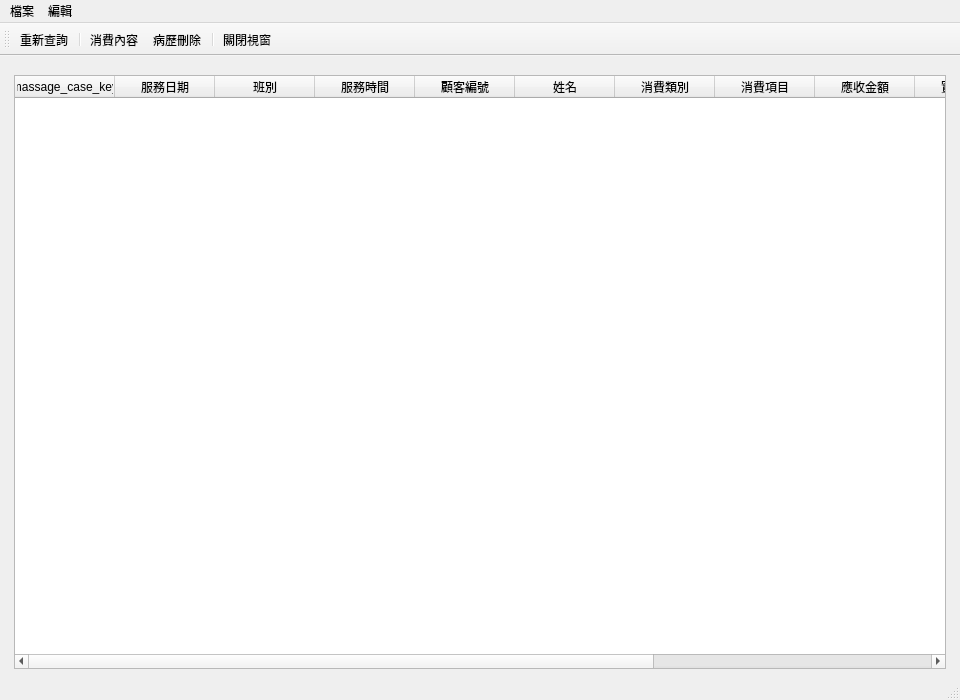
<?xml version="1.0" encoding="UTF-8"?>
<ui version="4.0">
 <class>CaseListWindow</class>
 <widget class="QMainWindow" name="CaseListWindow">
  <property name="geometry">
   <rect>
    <x>0</x>
    <y>0</y>
    <width>960</width>
    <height>700</height>
   </rect>
  </property>
  <property name="windowTitle">
   <string>病歷查詢</string>
  </property>
  <property name="toolButtonStyle">
   <enum>Qt::ToolButtonTextUnderIcon</enum>
  </property>
  <widget class="QWidget" name="centralwidget">
   <layout class="QVBoxLayout" name="verticalLayout_2">
    <item>
     <layout class="QVBoxLayout" name="verticalLayout" stretch="0">
      <property name="leftMargin">
       <number>5</number>
      </property>
      <property name="topMargin">
       <number>10</number>
      </property>
      <property name="rightMargin">
       <number>5</number>
      </property>
      <item>
       <widget class="QTableWidget" name="tableWidget_massage_case">
        <property name="editTriggers">
         <set>QAbstractItemView::NoEditTriggers</set>
        </property>
        <property name="selectionMode">
         <enum>QAbstractItemView::SingleSelection</enum>
        </property>
        <property name="selectionBehavior">
         <enum>QAbstractItemView::SelectRows</enum>
        </property>
        <column>
         <property name="text">
          <string>massage_case_key</string>
         </property>
        </column>
        <column>
         <property name="text">
          <string>服務日期</string>
         </property>
        </column>
        <column>
         <property name="text">
          <string>班別</string>
         </property>
        </column>
        <column>
         <property name="text">
          <string>服務時間</string>
         </property>
        </column>
        <column>
         <property name="text">
          <string>顧客編號</string>
         </property>
        </column>
        <column>
         <property name="text">
          <string>姓名</string>
         </property>
        </column>
        <column>
         <property name="text">
          <string>消費類別</string>
         </property>
        </column>
        <column>
         <property name="text">
          <string>消費項目</string>
         </property>
        </column>
        <column>
         <property name="text">
          <string>應收金額</string>
         </property>
        </column>
        <column>
         <property name="text">
          <string>實收金額</string>
         </property>
        </column>
        <column>
         <property name="text">
          <string>推拿師父</string>
         </property>
        </column>
        <column>
         <property name="text">
          <string>掛號人員</string>
         </property>
        </column>
        <column>
         <property name="text">
          <string>備註</string>
         </property>
        </column>
       </widget>
      </item>
     </layout>
    </item>
   </layout>
  </widget>
  <widget class="QMenuBar" name="menubar">
   <property name="geometry">
    <rect>
     <x>0</x>
     <y>0</y>
     <width>960</width>
     <height>25</height>
    </rect>
   </property>
   <widget class="QMenu" name="menu">
    <property name="title">
     <string>檔案</string>
    </property>
    <addaction name="action_open_record"/>
    <addaction name="action_delete_record"/>
    <addaction name="separator"/>
    <addaction name="action_export_excel"/>
    <addaction name="separator"/>
    <addaction name="action_close"/>
   </widget>
   <widget class="QMenu" name="menu_2">
    <property name="title">
     <string>編輯</string>
    </property>
   </widget>
   <addaction name="menu"/>
   <addaction name="menu_2"/>
  </widget>
  <widget class="QStatusBar" name="statusbar"/>
  <widget class="QToolBar" name="toolBar">
   <property name="palette">
    <palette>
     <active/>
     <inactive/>
     <disabled/>
    </palette>
   </property>
   <property name="windowTitle">
    <string>toolBar</string>
   </property>
   <property name="toolButtonStyle">
    <enum>Qt::ToolButtonTextUnderIcon</enum>
   </property>
   <attribute name="toolBarArea">
    <enum>TopToolBarArea</enum>
   </attribute>
   <attribute name="toolBarBreak">
    <bool>false</bool>
   </attribute>
   <addaction name="action_requery"/>
   <addaction name="separator"/>
   <addaction name="action_open_record"/>
   <addaction name="action_delete_record"/>
   <addaction name="separator"/>
   <addaction name="action_close"/>
  </widget>
  <action name="action_open_record">
   <property name="icon">
    <iconset>
     <normaloff>../icons/document-open.svg</normaloff>../icons/document-open.svg</iconset>
   </property>
   <property name="text">
    <string>消費內容</string>
   </property>
   <property name="toolTip">
    <string>消費內容</string>
   </property>
  </action>
  <action name="action_delete_record">
   <property name="icon">
    <iconset>
     <normaloff>../icons/user-trash.png</normaloff>../icons/user-trash.png</iconset>
   </property>
   <property name="text">
    <string>病歷刪除</string>
   </property>
  </action>
  <action name="action_requery">
   <property name="icon">
    <iconset>
     <normaloff>../icons/reload.svg</normaloff>../icons/reload.svg</iconset>
   </property>
   <property name="text">
    <string>重新查詢</string>
   </property>
   <property name="toolTip">
    <string>重新查詢病歷</string>
   </property>
  </action>
  <action name="action_close">
   <property name="icon">
    <iconset>
     <normaloff>../icons/application-exit.svg</normaloff>../icons/application-exit.svg</iconset>
   </property>
   <property name="text">
    <string>關閉視窗</string>
   </property>
  </action>
  <action name="action_export_excel">
   <property name="icon">
    <iconset>
     <normaloff>../icons/extract-archive.svg</normaloff>../icons/extract-archive.svg</iconset>
   </property>
   <property name="text">
    <string>匯出日報表 Excel</string>
   </property>
  </action>
 </widget>
 <resources/>
 <connections/>
 <slots>
  <slot>pushButtonQueryClicked()</slot>
  <slot>pushButtonRequeryClicked()</slot>
  <slot>tableWidgetCellDoubleClicked()</slot>
  <slot>actionOpenCaseTriggered()</slot>
  <slot>actionDeleteCaseTriggered()</slot>
  <slot>actionPrintPresTriggered()</slot>
 </slots>
</ui>
